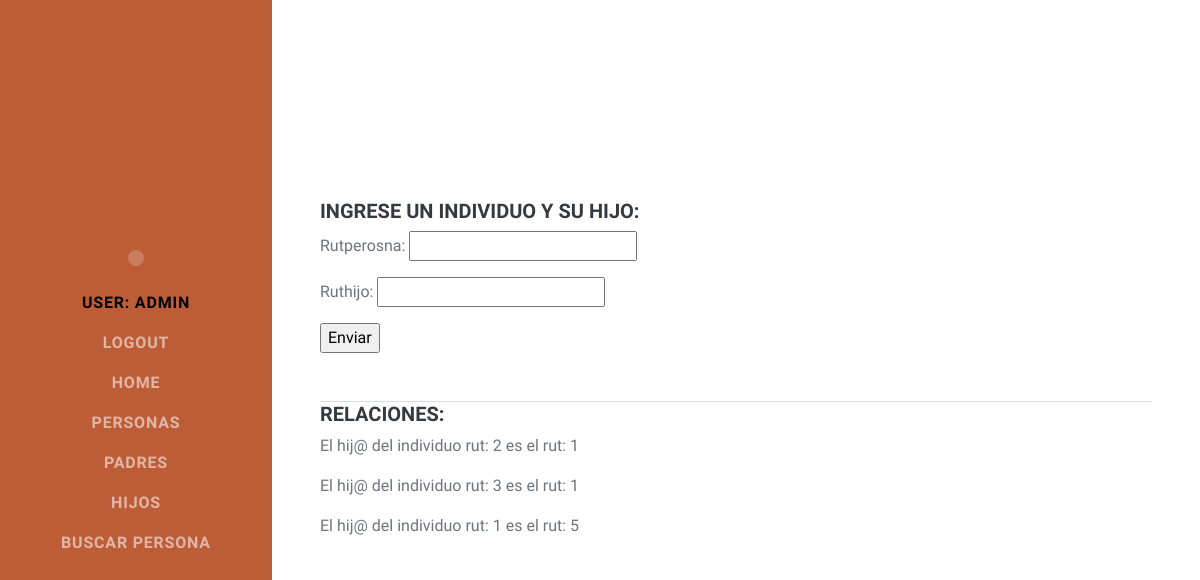
Screenshot of /AppFami/hijos (signed in) with the database file from the repository.
### AppFami/models.py (models this page shows, shortened)
class Hijo(models.Model):
    rutperosna = models.IntegerField()
    ruthijo = models.IntegerField()

### AppFami/views.py (the view)
# urls.py: path('hijos',hijos, name = 'AppFamiHijos'),
@login_required
def hijos(request):
    if request.method == 'POST':
        my_form = HijoForm(request.POST)
        if my_form.is_valid():
            data = my_form.cleaned_data
            hijo_date = Hijo(rutperosna=data.get('rutperosna'),ruthijo=data.get('ruthijo'))
            hijo_date.save()
    hijos = Hijo.objects.all()
    contexto = {
        'hijos': hijos,
        'my_form': HijoForm
    }
    return render(request, 'AppFami/hijos.html', contexto)

### templates/AppFami/hijos.html (shortened to what this page needs)
{% extends 'AppFami/index.html' %}
{% block body %}
    <div class="d-flex flex-column flex-md-row justify-content-between mb-5">
        <div class="flex-grow-1">
            <h5>Ingrese un individuo y su hijo: </h5>
            <form acction="" method="POST">
                    {{my_form.as_p}}
                    <input type="submit" value="Enviar">
            </form>
        </div>
    </div>
    <hr class="m-0" />
    <div class="d-flex flex-column flex-md-row justify-content-between mb-5">
        <div class="flex-grow-1">
            <h5>Relaciones: </h5>
            {% for per in hijos %}
                <p>El hij@ del individuo rut: {{per.rutperosna}} es el rut: {{per.ruthijo}}</p>
            {% endfor %}
        </div>
    </div>
{% endblock %}

### templates/AppFami/index.html (shortened to what this page needs)
<!DOCTYPE html>
<html lang="en">
    <head>
        {% load static %}
        <link href="{% static 'AppFami/css/styles.css' %}" rel="stylesheet" />
    </head>
    <body id="page-top">
        <nav class="navbar navbar-expand-lg navbar-dark bg-primary fixed-top" id="sideNav">
            <a class="navbar-brand js-scroll-trigger" href="#page-top">
                {% if user.is_authenticated %}
                    <span class="d-none d-lg-block"><img class="img-fluid img-profile rounded-circle mx-auto mb-2" src="{{ user.avatar.imagen.url }}" alt="" /></span>
                {% else %}
                    <span class="d-none d-lg-block"><img class="img-fluid img-profile rounded-circle mx-auto mb-2" src="{% static 'AppFami/assets/img/profile.jpg' %}" alt="..." /></span>
                {% endif %}
            </a>
            <div class="collapse navbar-collapse" id="navbarResponsive">
                <ul class="navbar-nav">
                    {% if user.is_authenticated %}
                        <li class="nav-item"><a class="nav-link js-scroll-trigger" id="usuario">User: {{ user.get_username }}</a> <a class="nav-link js-scroll-trigger" href="{% url 'UserFamiLogout' %}">Logout</a></li>
                    {% else %}
                        <li class="nav-item"><a class="nav-link js-scroll-trigger" href="{% url 'UserFamiLogin' %}">Login</a></li>
                    {% endif %}
                    <li class="nav-item"><a class="nav-link js-scroll-trigger" href="{% url 'AppFamiInicio' %}">Home</a></li>
                    <li class="nav-item"><a class="nav-link js-scroll-trigger" href="{% url 'AppFamiPersonaLeer' %}">Personas</a></li>
                    <li class="nav-item"><a class="nav-link js-scroll-trigger" href="{% url 'AppFamiPadres' %}">Padres</a></li>
                    <li class="nav-item"><a class="nav-link js-scroll-trigger" href="{% url 'AppFamiHijos' %}">Hijos</a></li>
                    <li class="nav-item"><a class="nav-link js-scroll-trigger" href="{% url 'AppFamiBuscarPersona' %}">Buscar Persona</a></li>
                </ul>
            </div>
        </nav>
        <div class="container-fluid p-0">
            <section class="resume-section" id="">
                <div class="resume-section-content">
                    {% block body %}{% endblock %}
                </div>
            </section>
        </div>
    </body>
</html>

### rows the page displays
Hijo: rutperosna "2", ruthijo "1"
Hijo: rutperosna "3", ruthijo "1"
Hijo: rutperosna "1", ruthijo "5"

### other values shown
{{ user.get_username }} "ADMIN"
